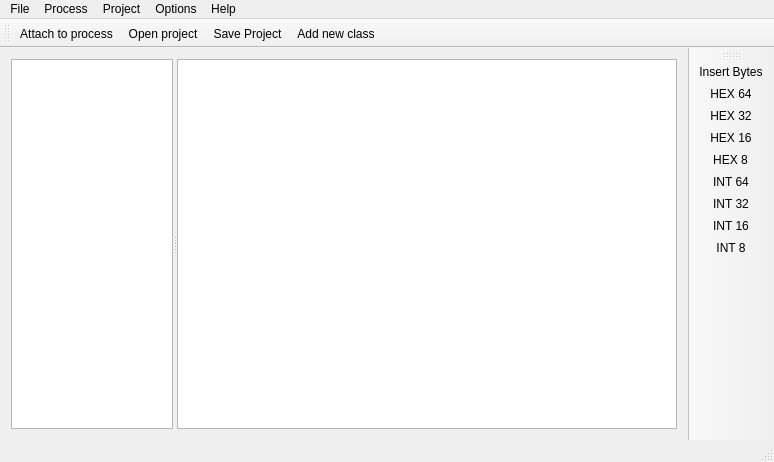
<?xml version="1.0" encoding="UTF-8"?>
<ui version="4.0">
 <class>MainWindow</class>
 <widget class="QMainWindow" name="MainWindow">
  <property name="geometry">
   <rect>
    <x>0</x>
    <y>0</y>
    <width>774</width>
    <height>462</height>
   </rect>
  </property>
  <property name="windowTitle">
   <string>ReclassQT by Hesa</string>
  </property>
  <property name="windowIcon">
   <iconset resource="resources.qrc">
    <normaloff>:/Icons/Resources/Icon/icon_96.png</normaloff>:/Icons/Resources/Icon/icon_96.png</iconset>
  </property>
  <widget class="QWidget" name="centralWidget">
   <layout class="QVBoxLayout" name="verticalLayout">
    <item>
     <widget class="QSplitter" name="splitter">
      <property name="orientation">
       <enum>Qt::Horizontal</enum>
      </property>
      <widget class="QTreeWidget" name="ClassesTree">
       <attribute name="headerVisible">
        <bool>false</bool>
       </attribute>
       <column>
        <property name="text">
         <string notr="true">1</string>
        </property>
       </column>
      </widget>
      <widget class="QTreeView" name="NodesTree">
       <property name="minimumSize">
        <size>
         <width>500</width>
         <height>0</height>
        </size>
       </property>
       <property name="uniformRowHeights">
        <bool>true</bool>
       </property>
       <attribute name="headerVisible">
        <bool>false</bool>
       </attribute>
      </widget>
     </widget>
    </item>
   </layout>
  </widget>
  <widget class="QMenuBar" name="menuBar">
   <property name="geometry">
    <rect>
     <x>0</x>
     <y>0</y>
     <width>774</width>
     <height>22</height>
    </rect>
   </property>
   <widget class="QMenu" name="menuFile">
    <property name="title">
     <string>File</string>
    </property>
    <addaction name="actionAttachToProcess"/>
    <addaction name="actionOpen_project"/>
    <addaction name="actionSaveProject"/>
   </widget>
   <widget class="QMenu" name="menuOptions">
    <property name="title">
     <string>Options</string>
    </property>
    <addaction name="actionInsertBytes"/>
   </widget>
   <widget class="QMenu" name="menuProject">
    <property name="title">
     <string>Project</string>
    </property>
   </widget>
   <widget class="QMenu" name="menuProcess">
    <property name="title">
     <string>Process</string>
    </property>
   </widget>
   <widget class="QMenu" name="menuHelp">
    <property name="title">
     <string>Help</string>
    </property>
   </widget>
   <addaction name="menuFile"/>
   <addaction name="menuProcess"/>
   <addaction name="menuProject"/>
   <addaction name="menuOptions"/>
   <addaction name="menuHelp"/>
  </widget>
  <widget class="QToolBar" name="mainToolBar">
   <attribute name="toolBarArea">
    <enum>TopToolBarArea</enum>
   </attribute>
   <attribute name="toolBarBreak">
    <bool>false</bool>
   </attribute>
   <addaction name="actionAttachToProcess"/>
   <addaction name="actionOpen_project"/>
   <addaction name="actionSaveProject"/>
   <addaction name="actionAddNewClass"/>
  </widget>
  <widget class="QStatusBar" name="statusBar"/>
  <widget class="QToolBar" name="toolBar">
   <property name="windowTitle">
    <string>toolBar</string>
   </property>
   <attribute name="toolBarArea">
    <enum>RightToolBarArea</enum>
   </attribute>
   <attribute name="toolBarBreak">
    <bool>false</bool>
   </attribute>
   <addaction name="actionInsertBytes"/>
   <addaction name="actionChangeToHex64"/>
   <addaction name="actionChangeToHex32"/>
   <addaction name="actionChangeToHex16"/>
   <addaction name="actionChangeToHex8"/>
   <addaction name="actionChangeToInt64"/>
   <addaction name="actionChangeToInt32"/>
   <addaction name="actionChangeToInt16"/>
   <addaction name="actionChangeToInt8"/>
  </widget>
  <action name="actionAttachToProcess">
   <property name="icon">
    <iconset resource="resources.qrc">
     <normaloff>:/Images/Resources/Images/B32x32_Magnifier.png</normaloff>:/Images/Resources/Images/B32x32_Magnifier.png</iconset>
   </property>
   <property name="text">
    <string>Attach to process...</string>
   </property>
  </action>
  <action name="actionOpen_project">
   <property name="icon">
    <iconset resource="resources.qrc">
     <normaloff>:/Images/Resources/Images/B32x32_OpenProject.png</normaloff>:/Images/Resources/Images/B32x32_OpenProject.png</iconset>
   </property>
   <property name="text">
    <string>Open project...</string>
   </property>
  </action>
  <action name="actionSaveProject">
   <property name="icon">
    <iconset resource="resources.qrc">
     <normaloff>:/Images/Resources/Images/B32x32_Save.png</normaloff>:/Images/Resources/Images/B32x32_Save.png</iconset>
   </property>
   <property name="text">
    <string>Save Project...</string>
   </property>
  </action>
  <action name="actionAddNewClass">
   <property name="icon">
    <iconset resource="resources.qrc">
     <normaloff>:/Images/Resources/Images/icons8-plus.png</normaloff>:/Images/Resources/Images/icons8-plus.png</iconset>
   </property>
   <property name="text">
    <string>Add new class...</string>
   </property>
  </action>
  <action name="actionInsertBytes">
   <property name="icon">
    <iconset resource="resources.qrc">
     <normaloff>:/Images/Resources/Images/B32x32_Byte.png</normaloff>:/Images/Resources/Images/B32x32_Byte.png</iconset>
   </property>
   <property name="text">
    <string>Insert Bytes</string>
   </property>
   <property name="toolTip">
    <string>Insert Bytes</string>
   </property>
  </action>
  <action name="actionChangeToHex64">
   <property name="text">
    <string>HEX 64</string>
   </property>
   <property name="toolTip">
    <string>Change type to Hex 64</string>
   </property>
  </action>
  <action name="actionChangeToHex32">
   <property name="text">
    <string>HEX 32</string>
   </property>
   <property name="toolTip">
    <string>Change type to Hex 32</string>
   </property>
  </action>
  <action name="actionChangeToHex16">
   <property name="text">
    <string>HEX 16</string>
   </property>
   <property name="toolTip">
    <string>Change type to Hex 16</string>
   </property>
  </action>
  <action name="actionChangeToHex8">
   <property name="text">
    <string>HEX 8</string>
   </property>
   <property name="toolTip">
    <string>Change type to Hex 8</string>
   </property>
  </action>
  <action name="actionChangeToInt64">
   <property name="text">
    <string>INT 64</string>
   </property>
   <property name="toolTip">
    <string>Change type to Int 64</string>
   </property>
  </action>
  <action name="actionChangeToInt32">
   <property name="text">
    <string>INT 32</string>
   </property>
   <property name="toolTip">
    <string>Change type to Int 32</string>
   </property>
  </action>
  <action name="actionChangeToInt16">
   <property name="text">
    <string>INT 16</string>
   </property>
   <property name="toolTip">
    <string>Change type to Int 16</string>
   </property>
  </action>
  <action name="actionChangeToInt8">
   <property name="text">
    <string>INT 8</string>
   </property>
   <property name="toolTip">
    <string>Change type to Int 8</string>
   </property>
  </action>
 </widget>
 <layoutdefault spacing="6" margin="11"/>
 <resources>
  <include location="resources.qrc"/>
 </resources>
 <connections/>
</ui>
